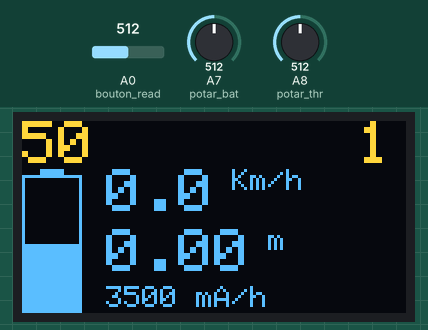
Simulated run of this sketch. Board: Arduino Mega 2560, built with avr-gcc and run on an emulated ATmega2560. Parts: 128×64 one-colour display. The inputs (shaded band) are chosen by the test bench; at power-on: A7 (potar_bat) = 512, A0 (bouton_read) = 512, A8 (potar_thr) = 512. The OLED is the two-colour kind (top 16 rows yellow); the display library's start-up logo is not drawn; no radio packets arrive unless stated; what the sketch prints to the serial monitor is not drawn.

Above: at 1.2 s.
1.3 s: A7 (potar_bat) set to 284
At 2.5 s:
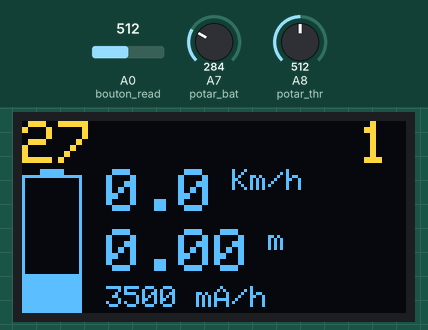
2.8 s: A7 (potar_bat) set to 259
At 4.2 s:
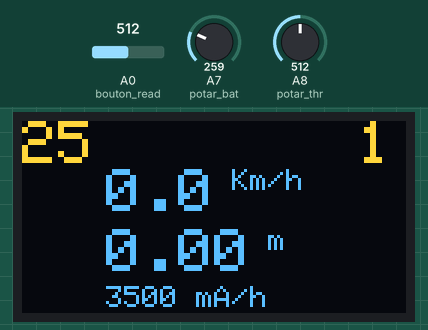
5.8 s: A0 (bouton_read) set to 0
At 7.0 s:
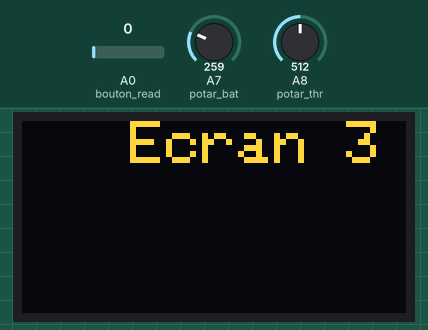
Timing chart, 0 to 8.8 s (numbered marks = the images above; inputs shaded):
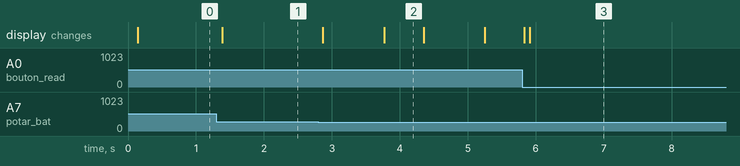

The sketch:

radio_esk8.ino
```cpp
//radio  esk8
// lib radio
#include <SPI.h>
#include "printf.h"
#include "RF24.h"

//lib display
#include <Adafruit_SSD1306.h>

//includ prog
#include "display_radio.h"
#include "fonc_radio.h"
#include "config_radio.h"


Adafruit_SSD1306 display(SCREEN_WIDTH, SCREEN_HEIGHT, &Wire, OLED_RESET);// def du display

//timer
long time_rf_tx;
long act_display;
long time_clignote_true;
long time_clignote_false;
long time_dist;
long last_micros;


//teste
int potar_speed = A6;
int potar_bat = A7;
int potar_thr = A8;

//variable interne
String state_bouton = "";
String last_state_bouton = "";
float speed=0; // stocage de la vitesse
float dist=0; // distance parcourue
bool creneau = 1;


int bat_level;


void setup() {

	printf_begin(); 												// pour le debug
	Serial.begin(115200);

	if (!radio.begin()) {											//check etat radio
		Serial.println(F("Radio ne repond pas!!"));
		while (1) {} // boucle infini
	}
	else {Serial.println(F("RF24 Start"));}

	if(!display.begin(SSD1306_SWITCHCAPVCC, SCREEN_ADDRESS)) {		//check etat display
		Serial.println(F("SSD1306 allocation failed"));
		while (1) {} // boucle infini
	}
	else {Serial.println(F("Display start"));}

	// radio setup
	radio.setPALevel(RF24_PA_LOW); // RF24_PA_MAX
	radio.setPayloadSize(sizeof(data_in)); // def de la taille à transmetre

	radio.openWritingPipe(address[radioNumber]);
	radio.openReadingPipe(1, address[!radioNumber]);


	//clear du display
	display.display();
	display.clearDisplay();

} //fin setup

void loop() {

	state_bouton = bouton_ana();

	if (state_bouton!=""){
		Serial.print("etat bouton : ");
		Serial.println(state_bouton);
		count_menu();
		Serial.print("num_ecran : ");
		Serial.println(menu);
		switch_ecran();			//actualise directement l'ecran pas de lag !!!

	}

	if(millis()-act_display > 50){	//actualisation display toute les 50ms
		act_display = millis();
		bat_level=(float)analogRead(potar_bat)/10.23;
		speed=(float)payload_in.thachy/10.23*diametre_roue*pi*0.0036/gear_ratio; // 10.23 convertion max tachy 100tr/s
		payload_out.thr=analogRead(potar_thr);
		switch_ecran();

	}

	if(millis()-time_dist > 1000){ // affichage console toutes les secondes
		time_dist = millis();
		payload_out.mode=1; // demande d'info
		//f_radio(1);//envoi de la payload
		dist_cal(); //calcul de la distance parcourue
		Serial.print("Km   : "); Serial.println(dist,4);
		Serial.print("Km/s : "); Serial.println(speed,4);
		Serial.print("m/s  : "); Serial.println((float)speed/3.6,4);
		Serial.print("thr  : "); Serial.println(payload_out.thr);
		Serial.print("Vbat : "); Serial.println(payload_in.tension_bat);
		Serial.print("Iesc : "); Serial.println(payload_in.courant);
		Serial.print("mA/h : "); Serial.println(payload_in.amp_hours);
		Serial.print("W/h  : "); Serial.println(payload_in.watt_hours);
		Serial.print("lag  : "); Serial.println(millis()-last_micros-1000);
		last_micros=millis();

		Serial.println(" ");
		//radio.printPrettyDetails();
		//f_radio(0);// passage en lecture de la radio
	}

	f_radio(0);

}// fin loop


void f_radio(bool role){ 	//fonction radio

	if (role){
		// tx mode
		radio.stopListening(); // stop lecture
		radio.setPayloadSize(sizeof(data_out)); // def de la taille a recevoir
		unsigned long start_timer = micros();                   // time debut
		bool report = radio.write(&payload_out, sizeof(data_out));     // transmet et save dans repport
		unsigned long end_timer = micros();                     // time fin

		if (report) {
			Serial.print(F("Transmission ok! "));          		// payload was delivered
			Serial.print(F(" Temps de  = "));
			Serial.print(end_timer - start_timer);              // print the timer result
			Serial.println(F(" uS"));


		}

		else {
			Serial.println(F("Transmission failed or timed out")); // payload was not delivered

			//radio.printPrettyDetails();
			menu=99;
		}


	}

	else{
		// rx mode
		radio.startListening();// reprendre lecture
		uint8_t pipe;
		if (radio.available(&pipe)) {             	// is there a payload? get the pipe number that recieved it
			Serial.println("RX available");
			radio.setPayloadSize(sizeof(data_in)); // def de la taille a recevoir
			uint8_t bytes = radio.getPayloadSize(); // get the size of the payload
			radio.read(&payload_in, sizeof(data_in));            // fetch payload from FIFO
			Serial.print(F("Received "));
			Serial.print(bytes);                    // print the size of the payload
			Serial.print(F(" bytes on pipe "));
			Serial.print(pipe);                     // print the pipe number
			Serial.println(F(": "));


		}
	}
}
```

display_radio.h
```cpp
/*display_radio.h*/

#include "Arduino.h"
#include "fonc_radio.h"
#include <Adafruit_SSD1306.h>


extern int menu;
extern int bat_level;
extern float dist;
extern float speed;
extern Adafruit_SSD1306 display;
extern uint64_t address[];

void switch_ecran(){
	display.clearDisplay();
	display.setTextColor(SSD1306_WHITE);
	display.cp437(true);
	display.setTextSize(2);

	switch (menu){
	case 1://
		display.setCursor(00,00);
		display.print(bat_level);
		display.setCursor(112,00);
		display.print("1");


		if (bat_level <= 25 && clignotement()){ //ajouter un truk pour faire clignoter la batterie
			display.drawRect(6,16,8,2, BLACK); // teton petite batterie
			display.drawRect(0,18,20,46, BLACK); // rectangle petite batterie
			display.fillRect(1,int((1-(float)bat_level/100)*44+19),18,int((float)bat_level/100*60),BLACK);	//60 car fait de la merde en bas a cause des float
		}
		else{
			display.drawRect(6,16,8,2, WHITE); // teton petite batterie
			display.drawRect(0,18,20,46, WHITE); // rectangle petite batterie
			display.fillRect(1,int((1-(float)bat_level/100)*44+19),18,int((float)bat_level/100*60),WHITE); // rectangle plein


		}
		display.setCursor(28,16);
		display.print(speed,1);//,1 pour 1 seul carac apres la virgule
		display.setTextSize(1);
		display.print(" Km/h");
		display.setTextSize(2);
		display.setCursor(28,36);
		display.print(dist,2);
		display.setTextSize(1);
		display.print(" m");
		display.setCursor(28,55);
		display.print("3500 mA/h");
		display.display();

		break;
	case 2:
		display.setCursor(00,00);
		display.print("   Ecran 2");
		display.display();

		break;
	case 3:
		display.setCursor(00,00);
		display.print("   Ecran 3");
		display.display();

		break;

	case 99:
		display.setTextSize(2);
		display.setCursor(00,00);
		display.println("  TX fail");
		display.setTextSize(1);
		display.println("Merci de bien allumer le Skate");

		display.display();

		break;
	}


}
```

fonc_radio.cpp
```cpp
/*fonc_radio.cpp*/

#include "Arduino.h"


//variable interne
extern int bouton_read;

extern String state_bouton;
extern String last_state_bouton;


String bouton_ana(){					//lecture du bouton renvoi str

	int analog0;
	String read;
	analog0 = analogRead(bouton_read);
	//Serial.println(analog0);
	delay(50);
	if (analog0 == 000) {read = "bas";}
	if (analog0 <= 420 && analog0 >400) {read = "droit";}
	if (analog0 <= 621 && analog0 >601) {read = "haut";}
	if (analog0 <= 754 && analog0 >734) {read = "gauche";}
	if (analog0 <= 845 && analog0 >825) {read = "mid";}
	if (read != last_state_bouton){
	//	Serial.println(analog0);	//pour debug lecture bouton
		last_state_bouton = read;
		return read;
	}
	else return "";
}

extern int menu;

void count_menu(){ //incremente ou decrement le menu

	if (state_bouton == "haut"){
		menu ++;
		if (menu > 3){menu = 1;}
	}

	if (state_bouton == "bas"){
		menu --;
		if (menu <= 0){menu = 3;}
	}
}

extern bool creneau;
extern long time_clignote_true;
extern long time_clignote_false;

bool clignotement(){ // clignotement de la fonction avec la variable creneau //0 off 1 on display

	if(creneau)time_clignote_true=millis();
	if(!creneau)time_clignote_false=millis();

	if(millis()-time_clignote_false>500){	// temps off
		creneau = false;
		//Serial.println(creneau);
	}

	if(millis()-time_clignote_true >900){ // temps on
		creneau = true;
		//Serial.println(creneau);
	}

	return creneau;
}


extern float dist;
extern float speed;

void dist_cal(){; // calcul de la distance par integration de la vitesse
	dist =dist+(float)speed/3600,4;


}
```

fonc_radio.h
```cpp
/*fonc_radio.h*/


String bouton_ana(); //lecture du bouton renvoi str
/*return
bas
droit
haut
gauche
mid
*/

void count_menu(); // incremente ou decrement le menu

bool clignotement(); // cree le clignotement de la batterie

void dist_cal(); // calcul de la distance par integration de la vitesse

void switch_ecran(); // fonctionne d'affichage ecran
```

config_radio.h
```cpp
/*config_radio.h*/

// mode skate par defaut
const int mode_esc = 1; // 1 souple 2 normale 3 no brain


//constante skate
const float pi=3.1414159; // pi reste une constante !!!
const float diametre_roue = 55; // dimetre de la roue en mm
const float gear_ratio = 1.5; // 10 trs moteur / 1 tour roue // 1 pour test

// menu par defaut
int menu = 1; //1 defaut,2 etc...


//************************************************//
//parametre de l'ecran LCD

#define SCREEN_WIDTH 128
#define SCREEN_HEIGHT 64
#define OLED_RESET     4
#define SCREEN_ADDRESS 0x3C

//structure rf

struct data_out { 		// de la radio vers le skate
	int thr; 			// throttle
	bool mode = 0; 		// true demmande de data

}payload_out;

struct data_in { 		// du skate vers radio
	float tension_bat; 		// v_in
	float courant;			//current_in
	float amp_hours;
	float watt_hours;
	int thachy;				//tachometer_abs
}payload_in;

//config radio
RF24 radio(7, 8); // 7 pour CE 8 pour CSN
uint64_t address[] = {0xF9F9F9F9F9F9,0xE9E8F0F0E1LL}; // adresse tx / rx


// set radio
bool radioNumber = 0; //0 telecommmande 1 vesc
bool radio_role = 0; // 0 rx 1 tx


//lecture ana
int bouton_read = A0; // affectation du bouton selecteur
```

Measured:
- the behaviour switches between 266 and 265 on A7 (potar_bat) (found by bisection; images 1 and 2)
- after the input at 1.3 s, the display: changes after 0.09 s (image 1)
- after the input at 2.8 s, the display: first changes after 0.07 s (image 2 shows a later state)
- after the input at 5.8 s, the display: first differs from a run without the input after 0.11 s (image 3)
- what the display in image 2 shows lasts 0.6 s, from 3.8 s to 4.4 s
